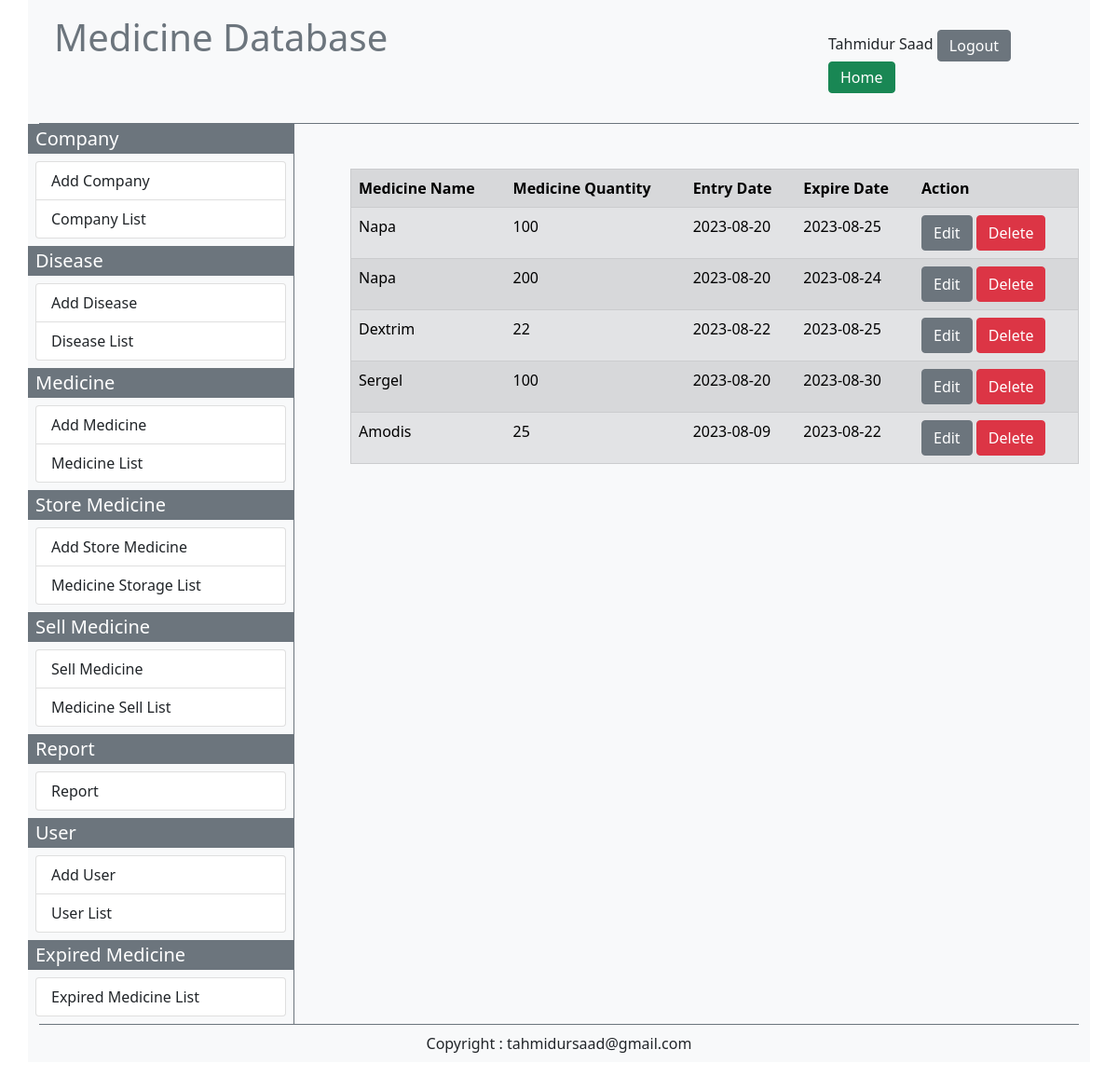
Screenshot of /MediDB/list_of_entry_medicine.php (signed in) with the database file from the repository.
### tables this page shows
CREATE TABLE `store_medicine` (
  `store_medicine_id` int(11) NOT NULL,
  `store_medicine_name` varchar(20) NOT NULL,
  `store_medicine_quantity` int(11) NOT NULL,
  `store_medicine_entry_date` varchar(10) NOT NULL,
  `store_medicine_expire_date` varchar(10) NOT NULL
);

### MediDB/list_of_entry_medicine.php (the view, shortened to what this page needs)
<?php
    require('connection.php');
?>
<?php
    $sql1 = "SELECT * FROM medicine";
    $query1 = $conn -> query($sql1);
    $data_list = array();
    while($data1 = mysqli_fetch_assoc($query1)){
        $medicine_id = $data1['medicine_id'];
        $medicine_name = $data1['medicine_name'];
        $data_list[$medicine_id] = $medicine_name;
    }
?>
<?php
   $user_first_name= $_SESSION['user_first_name'];
   $user_last_name= $_SESSION['user_last_name'];
   if(!empty($user_first_name) && !empty($user_last_name)){
?>
<!DOCTYPE html>
<html lang="en">
<head>
    <link href="https://cdn.jsdelivr.net/npm/bootstrap@5.0.2/dist/css/bootstrap.min.css" rel="stylesheet">
    <link rel="stylesheet" href="https://use.fontawesome.com/releases/v5.15.4/css/all.css"/>
</head>
<body>
<div class="container bg-light">
        <div class="container-foluid border-bottom border-secondary">
              <?php include('bootstrap/topbar.php'); ?>
        </div>
        <div class="container-foluid">
            <div class="row">
                <div class="col-sm-3 bg-light p-0 m-0">
                    <?php include('bootstrap/leftside_bar.php'); ?>
                </div>
                <div class="col-sm-9 border-start border-secondary">
                    <div class="container p-4 m-4">
                    <?php
        $sql = "SELECT * FROM store_medicine";
        $query = $conn-> query($sql);
        echo "<table border='1' class='table table-secondary table-striped table-hover'> <tr>
              <th>Medicine Name</th>
              <th>Medicine Quantity </th>
              <th>Entry Date</th>
              <th>Expire Date</th>
              <th>Action</th></tr> ";
        while($data = mysqli_fetch_assoc($query)){
            $store_medicine_id = $data['store_medicine_id'];
            $store_medicine_name = $data['store_medicine_name'];
            $store_medicine_quantity = $data['store_medicine_quantity'];
            $store_medicine_entry_date = $data['store_medicine_entry_date'];
            $store_medicine_expire_date = $data['store_medicine_expire_date'];
            echo "<tr>
                  <td>$data_list[$store_medicine_name]</td>
                  <td>$store_medicine_quantity</td>
                  <td>$store_medicine_entry_date</td>
                  <td>$store_medicine_expire_date</td>
                  <td><a href ='edit_store_medicine.php?id= $store_medicine_id'  class='btn btn-secondary'>Edit</a>
                      <a href ='delete_store_medicine.php?id= $store_medicine_id'  class='btn btn-danger'>Delete</a>
                  </td></tr>";
        }
        echo"</table>";
    ?>
                </div>
                </div>
            </div>
        </div>
        <div class="border-top border-secondary">
        <?php include('bootstrap/bottom_bar.php'); ?>
        </div>
    </div>
</body>
</html>
<?php
   }
   else{
    header('location:login.php');
   }
 ?>

### rows the page displays
store_medicine: store_medicine_name "Napa", store_medicine_quantity "100", store_medicine_entry_date "2023-08-20", store_medicine_expire_date "2023-08-25"
store_medicine: store_medicine_name "Napa", store_medicine_quantity "200", store_medicine_entry_date "2023-08-20", store_medicine_expire_date "2023-08-24"
store_medicine: store_medicine_name "Dextrim", store_medicine_quantity "22", store_medicine_entry_date "2023-08-22", store_medicine_expire_date "2023-08-25"
store_medicine: store_medicine_name "Sergel", store_medicine_quantity "100", store_medicine_entry_date "2023-08-20", store_medicine_expire_date "2023-08-30"
store_medicine: store_medicine_name "Amodis", store_medicine_quantity "25", store_medicine_entry_date "2023-08-09", store_medicine_expire_date "2023-08-22"

### other values shown
$user_first_name "Tahmidur"
$user_last_name "Saad"
